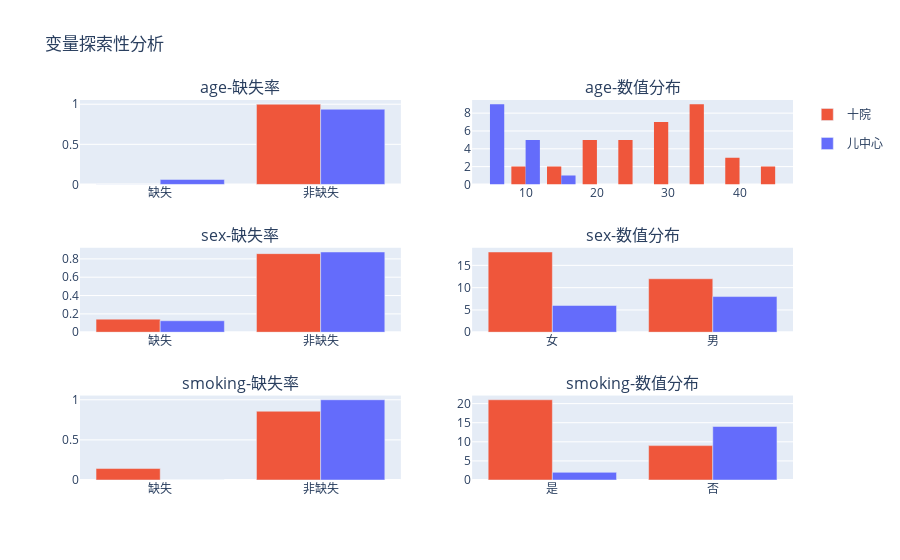

This figure's notebook cell:
### Markdown cell above
为了更好的描述一个变换，除了缺失率，我们一般也需要观察变量取值的分布。因此，我们现在额外生成一列图表，描述变量取值的分布。

### Code cell
# 子图的标题除了区分变量，也需要区分可视化的内容是缺失率，还是数值分布？
from itertools import product 
sub_titles = [
    "{}-{}".format(var_name, item) 
    for var_name,item 
    in product(var_names, ['缺失率','数值分布'])
]

fig = make_subplots(
    rows=3, 
    cols=2, # 由于需要额外描述变量分布，我们生成3x2的布局
    subplot_titles = sub_titles
)


color_mapping = {
    '十院': '#ef563b',
    '儿中心': '#646cfb'
}

type_mapping = {
    'age':'number',
    'sex':'categorical',
    'smoking':'categorical'
}


for dataset in data['dataset'].unique():
    sub_df = data.loc[data['dataset'] == dataset]

    for i, col in enumerate(var_names):
        null_rate = sub_df[col].isnull().mean() # 计算缺失率

        trace = go.Bar(
            x=['缺失', '非缺失'], 
            y=[null_rate, 1 - null_rate], 
            marker_color=color_mapping[dataset],
            legendgroup=dataset,
            name=dataset
        )
        
        if i>0:
            trace.showlegend=False
            
        fig.add_trace(
            trace,
            row=i + 1,
            col=1
        )
        
        if type_mapping[col] =='number':
            trace = go.Histogram(
                x = sub_df[col],
                marker_color=color_mapping[dataset],              
                name=dataset,
                legendgroup=dataset,
                bingroup=col # 让同一个变量，来自两个数据集的histgram归属于同一个bingroup,确保划分方式一致
            )
            trace.showlegend=False
            
            fig.add_trace(
                trace,
                row=i + 1,
                col=2
            )            
        else:
            dist = sub_df[col].dropna().value_counts()
            trace = go.Bar(
                x = dist.index,
                y = dist,
                marker_color=color_mapping[dataset],            
                name=dataset,
                legendgroup=dataset
            )
            trace.showlegend=False
            
            fig.add_trace(
                trace,
                row=i + 1,
                col=2
            )

fig.update_layout(
    title='变量探索性分析'
)

### Figure 1 — Plotly figure (JSON) as saved in the notebook; plotly's stock layout.template omitted (floating-point values rounded to 4 significant figures)
{"data": [{"legendgroup": "十院", "marker": {"color": "#ef563b"}, "name": "十院", "type": "bar", "x": ["缺失", "非缺失"], "xaxis": "x", "y": [0, 1], "yaxis": "y"}, {"bingroup": "age", "legendgroup": "十院", "marker": {"color": "#ef563b"}, "name": "十院", "showlegend": false, "type": "histogram", "x": [34, 32, 32.4, 33.5, 32.1, 33.5, 38, 33, 34, 32, 12, 13, 18, 19, 20, 21, 22, 23, 24, 25, 26, 27, 28, 29, 33.5, 38, 33, 34, 32, 12, 13, 43.1, 45, 38, 34], "xaxis": "x2", "yaxis": "y2"}, {"legendgroup": "十院", "marker": {"color": "#ef563b"}, "name": "十院", "showlegend": false, "type": "bar", "x": ["缺失", "非缺失"], "xaxis": "x3", "y": [0.1429, 0.8571], "yaxis": "y3"}, {"legendgroup": "十院", "marker": {"color": "#ef563b"}, "name": "十院", "showlegend": false, "type": "bar", "x": ["女", "男"], "xaxis": "x4", "y": [18, 12], "yaxis": "y4"}, {"legendgroup": "十院", "marker": {"color": "#ef563b"}, "name": "十院", "showlegend": false, "type": "bar", "x": ["缺失", "非缺失"], "xaxis": "x5", "y": [0.1429, 0.8571], "yaxis": "y5"}, {"legendgroup": "十院", "marker": {"color": "#ef563b"}, "name": "十院", "showlegend": false, "type": "bar", "x": ["是", "否"], "xaxis": "x6", "y": [21, 9], "yaxis": "y6"}, {"legendgroup": "儿中心", "marker": {"color": "#646cfb"}, "name": "儿中心", "type": "bar", "x": ["缺失", "非缺失"], "xaxis": "x", "y": [0.0625, 0.9375], "yaxis": "y"}, {"bingroup": "age", "legendgroup": "儿中心", "marker": {"color": "#646cfb"}, "name": "儿中心", "showlegend": false, "type": "histogram", "x": [6, 7, 5, 7, 4, null, 15, 7, 5, 6, 7, 8, 9, 10, 11, 12], "xaxis": "x2", "yaxis": "y2"}, {"legendgroup": "儿中心", "marker": {"color": "#646cfb"}, "name": "儿中心", "showlegend": false, "type": "bar", "x": ["缺失", "非缺失"], "xaxis": "x3", "y": [0.125, 0.875], "yaxis": "y3"}, {"legendgroup": "儿中心", "marker": {"color": "#646cfb"}, "name": "儿中心", "showlegend": false, "type": "bar", "x": ["男", "女"], "xaxis": "x4", "y": [8, 6], "yaxis": "y4"}, {"legendgroup": "儿中心", "marker": {"color": "#646cfb"}, "name": "儿中心", "showlegend": false, "type": "bar", "x": ["缺失", "非缺失"], "xaxis": "x5", "y": [0, 1], "yaxis": "y5"}, {"legendgroup": "儿中心", "marker": {"color": "#646cfb"}, "name": "儿中心", "showlegend": false, "type": "bar", "x": ["否", "是"], "xaxis": "x6", "y": [14, 2], "yaxis": "y6"}], "layout": {"annotations": [{"font": {"size": 16}, "showarrow": false, "text": "age-缺失率", "x": 0.225, "xanchor": "center", "xref": "paper", "y": 1, "yanchor": "bottom", "yref": "paper"}, {"font": {"size": 16}, "showarrow": false, "text": "age-数值分布", "x": 0.775, "xanchor": "center", "xref": "paper", "y": 1, "yanchor": "bottom", "yref": "paper"}, {"font": {"size": 16}, "showarrow": false, "text": "sex-缺失率", "x": 0.225, "xanchor": "center", "xref": "paper", "y": 0.6111, "yanchor": "bottom", "yref": "paper"}, {"font": {"size": 16}, "showarrow": false, "text": "sex-数值分布", "x": 0.775, "xanchor": "center", "xref": "paper", "y": 0.6111, "yanchor": "bottom", "yref": "paper"}, {"font": {"size": 16}, "showarrow": false, "text": "smoking-缺失率", "x": 0.225, "xanchor": "center", "xref": "paper", "y": 0.2222, "yanchor": "bottom", "yref": "paper"}, {"font": {"size": 16}, "showarrow": false, "text": "smoking-数值分布", "x": 0.775, "xanchor": "center", "xref": "paper", "y": 0.2222, "yanchor": "bottom", "yref": "paper"}], "title": {"text": "变量探索性分析"}, "xaxis": {"anchor": "y", "domain": [0, 0.45]}, "xaxis2": {"anchor": "y2", "domain": [0.55, 1]}, "xaxis3": {"anchor": "y3", "domain": [0, 0.45]}, "xaxis4": {"anchor": "y4", "domain": [0.55, 1]}, "xaxis5": {"anchor": "y5", "domain": [0, 0.45]}, "xaxis6": {"anchor": "y6", "domain": [0.55, 1]}, "yaxis": {"anchor": "x", "domain": [0.7778, 1]}, "yaxis2": {"anchor": "x2", "domain": [0.7778, 1]}, "yaxis3": {"anchor": "x3", "domain": [0.3889, 0.6111]}, "yaxis4": {"anchor": "x4", "domain": [0.3889, 0.6111]}, "yaxis5": {"anchor": "x5", "domain": [0, 0.2222]}, "yaxis6": {"anchor": "x6", "domain": [0, 0.2222]}}}
